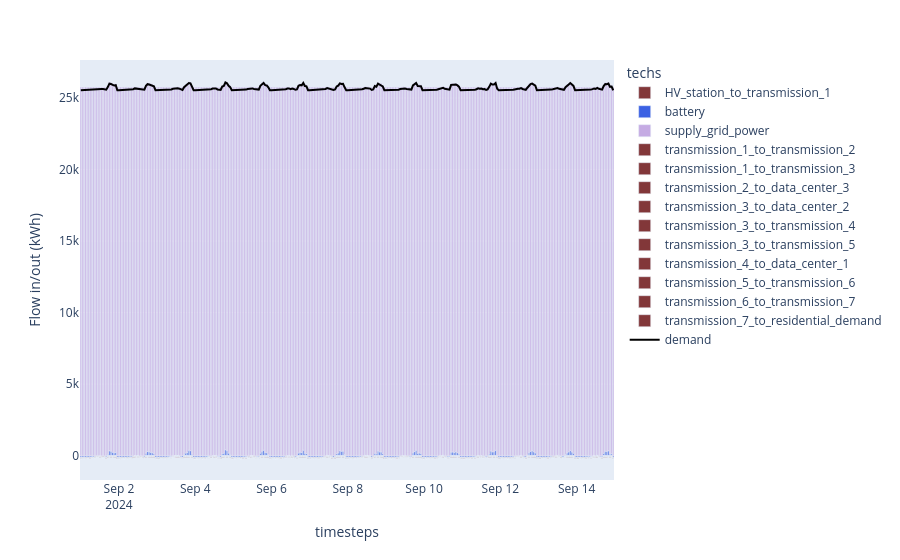

The code cell stored with this chart in its notebook:
### Code cell
df_electricity = (
    (model.results.flow_out.fillna(0) - model.results.flow_in.fillna(0))
    .sel(carriers="electricity")
    .sum("nodes")
    .to_series()
    .where(lambda x: x != 0)
    .dropna()
    .to_frame("Flow in/out (kWh)")
    .reset_index()
)
df_electricity_demand = df_electricity[df_electricity.techs == "demand_electricity"]
df_electricity_other = df_electricity[df_electricity.techs != "demand_electricity"]

print(df_electricity.head())

fig1 = px.bar(
    df_electricity_other,
    x="timesteps",
    y="Flow in/out (kWh)",
    color="techs",
    color_discrete_map=colors,
)
fig1.add_scatter(
    x=df_electricity_demand.timesteps,
    y=-1 * df_electricity_demand["Flow in/out (kWh)"],
    marker_color="black",
    name="demand",
)

### Figure 1 — Plotly figure (JSON) as saved in the notebook; plotly's stock layout.template omitted (floating-point values rounded to 4 significant figures; data arrays with more than 128 entries replaced by an {"elided": "..."} marker saying what was removed)
{"data": [{"hovertemplate": "techs=HV_station_to_transmission_1<br>timesteps=%{x}<br>Flow in/out (kWh)=%{y}<extra></extra>", "legendgroup": "HV_station_to_transmission_1", "marker": {"color": "#823739", "pattern": {"shape": ""}}, "name": "HV_station_to_transmission_1", "orientation": "v", "showlegend": true, "textposition": "auto", "type": "bar", "x": {"elided": "336 str values"}, "xaxis": "x", "y": {"elided": "336 float values"}, "yaxis": "y"}, {"hovertemplate": "techs=battery<br>timesteps=%{x}<br>Flow in/out (kWh)=%{y}<extra></extra>", "legendgroup": "battery", "marker": {"color": "#3B61E3", "pattern": {"shape": ""}}, "name": "battery", "orientation": "v", "showlegend": true, "textposition": "auto", "type": "bar", "x": {"elided": "336 str values"}, "xaxis": "x", "y": {"elided": "336 float values"}, "yaxis": "y"}, {"hovertemplate": "techs=supply_grid_power<br>timesteps=%{x}<br>Flow in/out (kWh)=%{y}<extra></extra>", "legendgroup": "supply_grid_power", "marker": {"color": "#C5ABE3", "pattern": {"shape": ""}}, "name": "supply_grid_power", "orientation": "v", "showlegend": true, "textposition": "auto", "type": "bar", "x": {"elided": "336 str values"}, "xaxis": "x", "y": {"elided": "336 float values"}, "yaxis": "y"}, {"hovertemplate": "techs=transmission_1_to_transmission_2<br>timesteps=%{x}<br>Flow in/out (kWh)=%{y}<extra></extra>", "legendgroup": "transmission_1_to_transmission_2", "marker": {"color": "#823739", "pattern": {"shape": ""}}, "name": "transmission_1_to_transmission_2", "orientation": "v", "showlegend": true, "textposition": "auto", "type": "bar", "x": {"elided": "336 str values"}, "xaxis": "x", "y": {"elided": "336 float values"}, "yaxis": "y"}, {"hovertemplate": "techs=transmission_1_to_transmission_3<br>timesteps=%{x}<br>Flow in/out (kWh)=%{y}<extra></extra>", "legendgroup": "transmission_1_to_transmission_3", "marker": {"color": "#823739", "pattern": {"shape": ""}}, "name": "transmission_1_to_transmission_3", "orientation": "v", "showlegend": true, "textposition": "auto", "type": "bar", "x": {"elided": "336 str values"}, "xaxis": "x", "y": {"elided": "336 float values"}, "yaxis": "y"}, {"hovertemplate": "techs=transmission_2_to_data_center_3<br>timesteps=%{x}<br>Flow in/out (kWh)=%{y}<extra></extra>", "legendgroup": "transmission_2_to_data_center_3", "marker": {"color": "#823739", "pattern": {"shape": ""}}, "name": "transmission_2_to_data_center_3", "orientation": "v", "showlegend": true, "textposition": "auto", "type": "bar", "x": {"elided": "336 str values"}, "xaxis": "x", "y": {"elided": "336 float values"}, "yaxis": "y"}, {"hovertemplate": "techs=transmission_3_to_data_center_2<br>timesteps=%{x}<br>Flow in/out (kWh)=%{y}<extra></extra>", "legendgroup": "transmission_3_to_data_center_2", "marker": {"color": "#823739", "pattern": {"shape": ""}}, "name": "transmission_3_to_data_center_2", "orientation": "v", "showlegend": true, "textposition": "auto", "type": "bar", "x": {"elided": "336 str values"}, "xaxis": "x", "y": {"elided": "336 float values"}, "yaxis": "y"}, {"hovertemplate": "techs=transmission_3_to_transmission_4<br>timesteps=%{x}<br>Flow in/out (kWh)=%{y}<extra></extra>", "legendgroup": "transmission_3_to_transmission_4", "marker": {"color": "#823739", "pattern": {"shape": ""}}, "name": "transmission_3_to_transmission_4", "orientation": "v", "showlegend": true, "textposition": "auto", "type": "bar", "x": {"elided": "336 str values"}, "xaxis": "x", "y": {"elided": "336 float values"}, "yaxis": "y"}, {"hovertemplate": "techs=transmission_3_to_transmission_5<br>timesteps=%{x}<br>Flow in/out (kWh)=%{y}<extra></extra>", "legendgroup": "transmission_3_to_transmission_5", "marker": {"color": "#823739", "pattern": {"shape": ""}}, "name": "transmission_3_to_transmission_5", "orientation": "v", "showlegend": true, "textposition": "auto", "type": "bar", "x": {"elided": "336 str values"}, "xaxis": "x", "y": {"elided": "336 float values"}, "yaxis": "y"}, {"hovertemplate": "techs=transmission_4_to_data_center_1<br>timesteps=%{x}<br>Flow in/out (kWh)=%{y}<extra></extra>", "legendgroup": "transmission_4_to_data_center_1", "marker": {"color": "#823739", "pattern": {"shape": ""}}, "name": "transmission_4_to_data_center_1", "orientation": "v", "showlegend": true, "textposition": "auto", "type": "bar", "x": {"elided": "336 str values"}, "xaxis": "x", "y": {"elided": "336 float values"}, "yaxis": "y"}, {"hovertemplate": "techs=transmission_5_to_transmission_6<br>timesteps=%{x}<br>Flow in/out (kWh)=%{y}<extra></extra>", "legendgroup": "transmission_5_to_transmission_6", "marker": {"color": "#823739", "pattern": {"shape": ""}}, "name": "transmission_5_to_transmission_6", "orientation": "v", "showlegend": true, "textposition": "auto", "type": "bar", "x": {"elided": "336 str values"}, "xaxis": "x", "y": {"elided": "336 float values"}, "yaxis": "y"}, {"hovertemplate": "techs=transmission_6_to_transmission_7<br>timesteps=%{x}<br>Flow in/out (kWh)=%{y}<extra></extra>", "legendgroup": "transmission_6_to_transmission_7", "marker": {"color": "#823739", "pattern": {"shape": ""}}, "name": "transmission_6_to_transmission_7", "orientation": "v", "showlegend": true, "textposition": "auto", "type": "bar", "x": {"elided": "336 str values"}, "xaxis": "x", "y": {"elided": "336 float values"}, "yaxis": "y"}, {"hovertemplate": "techs=transmission_7_to_residential_demand<br>timesteps=%{x}<br>Flow in/out (kWh)=%{y}<extra></extra>", "legendgroup": "transmission_7_to_residential_demand", "marker": {"color": "#823739", "pattern": {"shape": ""}}, "name": "transmission_7_to_residential_demand", "orientation": "v", "showlegend": true, "textposition": "auto", "type": "bar", "x": {"elided": "336 str values"}, "xaxis": "x", "y": {"elided": "336 float values"}, "yaxis": "y"}, {"marker": {"color": "black"}, "name": "demand", "type": "scatter", "x": {"elided": "336 str values"}, "y": {"elided": "336 float values"}}], "layout": {"barmode": "relative", "legend": {"title": {"text": "techs"}, "tracegroupgap": 0}, "margin": {"t": 60}, "xaxis": {"anchor": "y", "domain": [0, 1], "title": {"text": "timesteps"}}, "yaxis": {"anchor": "x", "domain": [0, 1], "title": {"text": "Flow in/out (kWh)"}}}}
